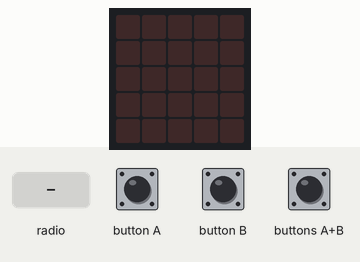
Recording of a program running on a simulated BBC micro:bit (MakeCode). Shown: the board's 5×5 LED display. The test bench sets the inputs (shaded band).

Above: at 1.2 s.
1.3 s: radio message "1" arrives
At 1.9 s:
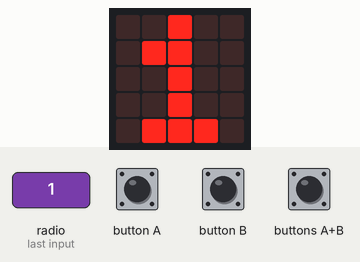
5.1 s: radio message "0" arrives
At 5.7 s:
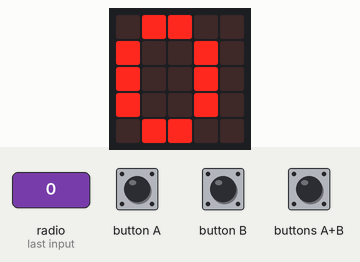
Timing chart, 0 to 8.1 s (numbered marks = the images above; inputs shaded):
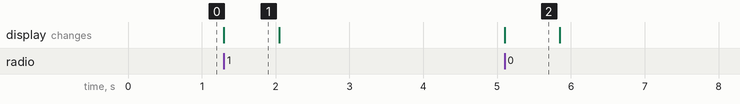

The program:

main.ts
```typescript
radio.onReceivedNumber(function (receivedNumber) {
    basic.showNumber(receivedNumber)
    basic.clearScreen()
})
input.onButtonPressed(Button.A, function () {
    if (_1 == 0) {
        _1 = 1
    } else if (_2 == 0) {
        _2 = 1
    } else if (_3 == 0) {
        _3 = 1
    } else if (_4 == 0) {
        _4 = 1
    }
})
input.onButtonPressed(Button.AB, function () {
    radio.sendNumber(_1)
    radio.sendNumber(_2)
    radio.sendNumber(_3)
    radio.sendNumber(_4)
    _2 = 0
    _3 = 0
    _4 = 0
    _1 = 0
})
input.onButtonPressed(Button.B, function () {
    if (_1 == 0) {
        _1 = 2
    } else if (_2 == 0) {
        _2 = 2
    } else if (_3 == 0) {
        _3 = 2
    } else if (_4 == 0) {
        _4 = 2
    }
})
let _4 = 0
let _3 = 0
let _2 = 0
let _1 = 0
_1 = 0
_2 = 0
_3 = 0
_4 = 0
radio.setGroup(0)
```

test.ts
```typescript
// les tests vont ici; ceci n'est pas compilé lorsque cet ensemble est utilisé en tant qu'extension.
```

Measured:
- after the input at 1.3 s, the display: changes at once (image 1)
- after the input at 5.1 s, the display: changes at once (image 2)
- what the display in image 1 shows lasts 0.8 s, from 1.3 s to 2.1 s
